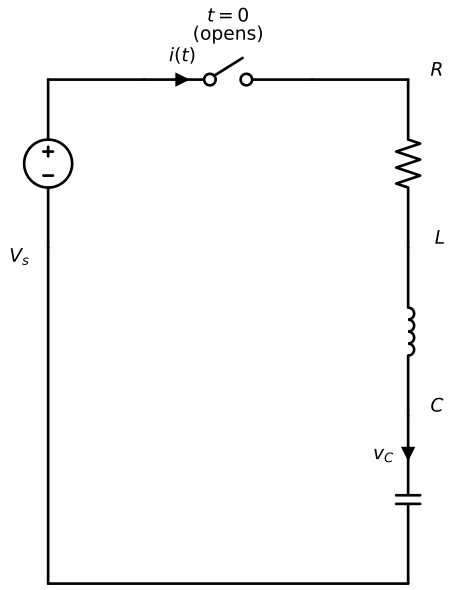

Write the Python code that produced this figure.
"""Q1: Series RLC Natural Response — Circuit with switch opening at t=0."""
import schemdraw
import schemdraw.elements as elm

with schemdraw.Drawing(file='diagrams/week10/q1_series_rlc_switch.svg') as d:
    d.config(unit=3.5, fontsize=14, font='sans-serif')

    # DC voltage source on the left (vertical, positive on top)
    source = d.add(elm.SourceV().up().label('$V_s$', loc='left', ofst=(0, 0.6)))

    # Top rail rightward
    d += elm.Line().right().length(2).at(source.end)

    # Switch (opens at t=0) — shown closed
    sw = d.add(elm.Switch().right().label('$t = 0$\n(opens)', loc='top', ofst=(0, 0.3)))

    # Continue top rail
    d += elm.Line().right().length(2)

    # Resistor going down
    R = d.add(elm.Resistor().down().label('$R$', loc='right', ofst=(0, 0.6)))

    # Inductor going down
    L = d.add(elm.Inductor().down().label('$L$', loc='right', ofst=(0, 0.6)))

    # Capacitor going down with voltage polarity
    C = d.add(elm.Capacitor().down().label('$C$', loc='right', ofst=(0, 0.6)))

    # Voltage polarity on capacitor
    d += elm.CurrentLabelInline(direction='in').at(C).label('$v_C$')

    # Bottom return path
    d += elm.Line().left().tox(source.start)
    d += elm.Line().up().toy(source.start)

    # Current arrow in the loop (top rail)
    d += elm.CurrentLabelInline(direction='in').at(sw).label('$i(t)$')
